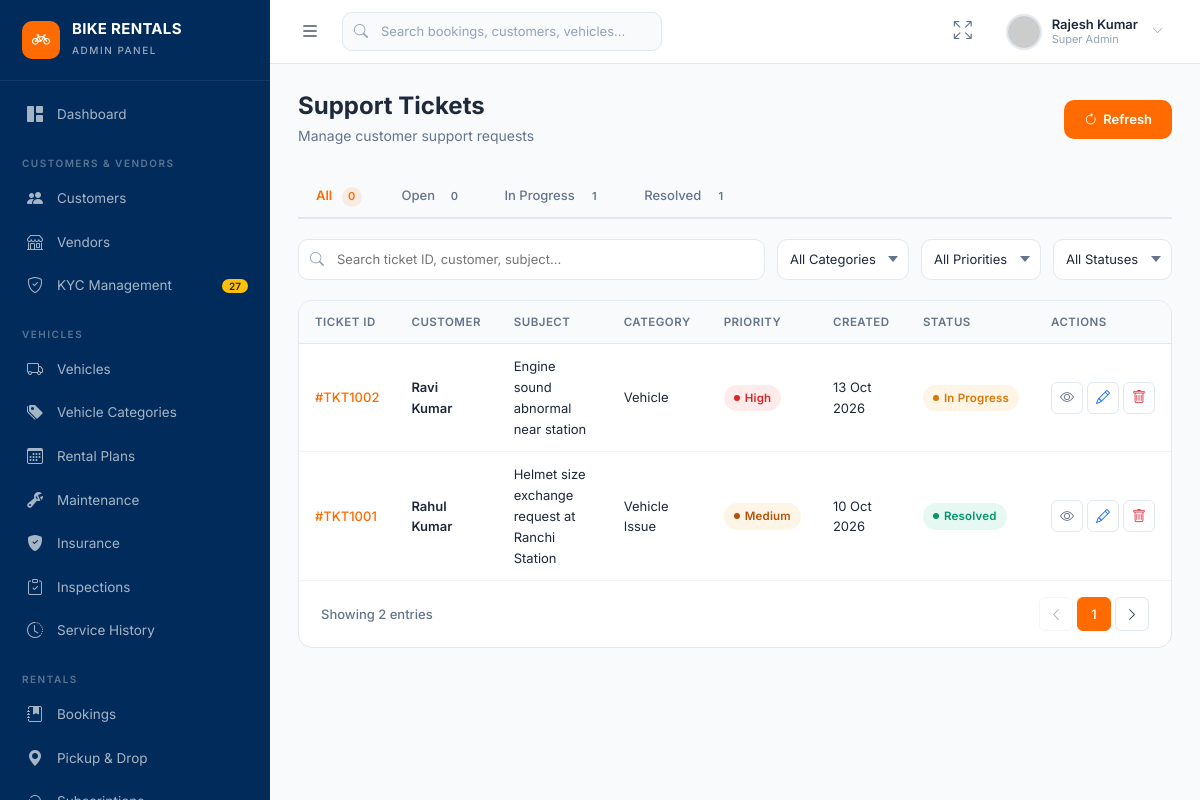
Page /support/tickets/ on the committed database.
### myapp/models.py (models this page shows, shortened)
class SupportTicket(models.Model):
    PRIORITY_CHOICES = [
        ("Low", "Low"),
        ("Medium", "Medium"),
        ("High", "High"),
        ("Urgent", "Urgent"),
    ]
    STATUS_CHOICES = [
        ("Open", "Open"),
        ("In Progress", "In Progress"),
        ("Resolved", "Resolved"),
        ("Closed", "Closed"),
    ]
    ticket_id = models.CharField(max_length=20, unique=True, blank=True)
    customer = models.ForeignKey(Customer, on_delete=models.SET_NULL, null=True, blank=True, related_name="tickets")
    customer_name = models.CharField(max_length=150)
    email = models.EmailField(blank=True)
    phone = models.CharField(max_length=20, blank=True)
    subject = models.CharField(max_length=255)
    category = models.CharField(max_length=100, default="Booking")
    priority = models.CharField(max_length=20, choices=PRIORITY_CHOICES, default="Medium")
    status = models.CharField(max_length=20, choices=STATUS_CHOICES, default="Open")
    assigned_agent = models.CharField(max_length=100, default="Support Team")
    created_at = models.DateTimeField(default=timezone.now)
    updated_at = models.DateTimeField(auto_now=True)
    class Meta:
        ordering = ["-created_at"]

### myapp/views.py (the view)
# urls.py: path('support/tickets/', views.support_tickets, name='admin_support'),
def support_tickets(request):
    tickets = SupportTicket.objects.all()
    stats = {
        "open": SupportTicket.objects.filter(status="Open").count(),
        "in_progress": SupportTicket.objects.filter(status="In Progress").count(),
        "resolved": SupportTicket.objects.filter(status="Resolved").count(),
    }
    return render(request, "admin/support/tickets.html", {"tickets": tickets, "stats": stats})

### myapp/templates/admin/support/tickets.html (shortened to what this page needs)
{% extends "admin/base.html" %}
{% block content %}
<div class="page-header d-flex align-items-center justify-content-between flex-wrap gap-2">
    <div><h1>Support Tickets</h1><p>Manage customer support requests</p></div>
    <div class="page-header-actions"><button class="btn-primary-custom" onclick="window.location.reload()"><i class="bi bi-arrow-clockwise"></i> Refresh</button></div>
</div>
<div class="admin-tabs">
    <div class="tab-item active">All <span class="tab-count">{{ stats.open|add:stats.in_progress|add:stats.resolved|default:tickets|length }}</span></div>
    <div class="tab-item">Open <span class="tab-count">{{ stats.open|default:0 }}</span></div>
    <div class="tab-item">In Progress <span class="tab-count">{{ stats.in_progress|default:0 }}</span></div>
    <div class="tab-item">Resolved <span class="tab-count">{{ stats.resolved|default:0 }}</span></div>
</div>
<div class="filter-bar">
    <div class="filter-search"><i class="bi bi-search"></i><input type="text" placeholder="Search ticket ID, customer, subject..."></div>
    <select><option value="">All Categories</option><option>Booking</option><option>Payment</option><option>Vehicle</option><option>Refund</option><option>General</option></select>
    <select><option value="">All Priorities</option><option>High</option><option>Medium</option><option>Low</option></select>
    <select><option value="">All Statuses</option><option>Open</option><option>In Progress</option><option>Resolved</option><option>Closed</option></select>
</div>
<div class="panel-card">
    <div class="admin-table-wrapper">
        <table class="admin-table">
            <thead><tr><th>Ticket ID</th><th>Customer</th><th>Subject</th><th>Category</th><th>Priority</th><th>Created</th><th>Status</th><th>Actions</th></tr></thead>
            <tbody>
                {% for t in tickets %}
                <tr>
                    <td class="cell-link"><a href="{% url 'admin_ticket_detail' t.ticket_id %}" class="cell-link">#{{ t.ticket_id }}</a></td>
                    <td class="cell-bold">{{ t.customer_name }}</td>
                    <td>{{ t.subject }}</td>
                    <td>{{ t.category }}</td>
                    <td>
                        <span class="status-badge {% if t.priority == 'High' or t.priority == 'Urgent' %}badge-danger{% elif t.priority == 'Medium' %}badge-warning{% else %}badge-pending{% endif %}">
                            {{ t.priority }}
                        </span>
                    </td>
                    <td>{{ t.created_at|date:"d M Y" }}</td>
                    <td>
                        <span class="status-badge {% if t.status == 'Resolved' %}badge-completed{% elif t.status == 'In Progress' %}badge-processing{% elif t.status == 'Open' %}badge-pending{% else %}badge-inactive{% endif %}">
                            {{ t.status }}
                        </span>
                    </td>
                    <td>
                        <div class="d-flex gap-1">
                            <a href="{% url 'admin_ticket_detail' t.ticket_id %}" class="btn-sm-action" title="View"><i class="bi bi-eye"></i></a>
                            <button class="btn-sm-action text-primary" title="Edit" onclick="openEditModal('support', '{{ t.ticket_id }}', this)"><i class="bi bi-pencil"></i></button>
                            <button class="btn-sm-action text-danger" title="Delete" data-bs-toggle="modal" data-bs-target="#confirmActionModal" data-action="delete" data-item="Ticket #{{ t.ticket_id }}" data-api-url="/api/support/tickets/{{ t.ticket_id }}/" data-api-method="DELETE"><i class="bi bi-trash"></i></button>
                        </div>
                    </td>
                </tr>
                {% empty %}
                <tr><td colspan="8" class="text-center py-4 text-muted">No tickets found.</td></tr>
                {% endfor %}
            </tbody>
        </table>
    </div>
    <div class="admin-pagination">
        <div class="page-info">Showing {{ tickets|length }} entries</div>
        <div class="page-links"><div class="page-link-item disabled"><i class="bi bi-chevron-left"></i></div><div class="page-link-item active">1</div><div class="page-link-item"><i class="bi bi-chevron-right"></i></div></div>
    </div>
</div>
{% endblock %}

### rows in the picture
SupportTicket: ticket_id "TKT1002", customer_name "Ravi Kumar", subject "Engine sound abnormal near station", category "Vehicle", priority "High", created_at "13 Oct 2026", status "In Progress"
SupportTicket: ticket_id "TKT1001", customer_name "Rahul Kumar", subject "Helmet size exchange request at Ranchi Station", category "Vehicle Issue", priority "Medium", created_at "10 Oct 2026", status "Resolved"

### other values in the picture
{{ stats.open|default:0 }} "0"
{{ stats.in_progress|default:0 }} "1"
{{ stats.resolved|default:0 }} "1"
{{ tickets|length }} "2"
